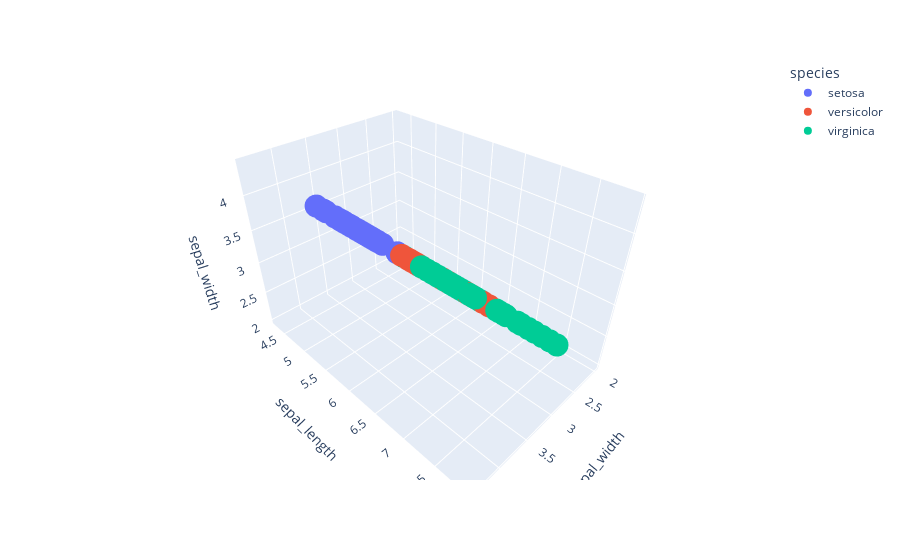

Write notebook code for a chart like this one.
### Code cell
import plotly.express as px
df = px.data.iris()
fig = px.scatter_3d(df, x = 'sepal_width', y = 'sepal_length', z = 'sepal_width', color = 'species')
fig.show()

### Figure 1 — Plotly figure (JSON) as saved in the notebook; plotly's stock layout.template omitted (floating-point values rounded to 4 significant figures)
{"data": [{"hovertemplate": "species=setosa<br>sepal_width=%{z}<br>sepal_length=%{y}<extra></extra>", "legendgroup": "setosa", "marker": {"color": "#636efa", "symbol": "circle"}, "mode": "markers", "name": "setosa", "scene": "scene", "showlegend": true, "type": "scatter3d", "x": [3.5, 3, 3.2, 3.1, 3.6, 3.9, 3.4, 3.4, 2.9, 3.1, 3.7, 3.4, 3, 3, 4, 4.4, 3.9, 3.5, 3.8, 3.8, 3.4, 3.7, 3.6, 3.3, 3.4, 3, 3.4, 3.5, 3.4, 3.2, 3.1, 3.4, 4.1, 4.2, 3.1, 3.2, 3.5, 3.1, 3, 3.4, 3.5, 2.3, 3.2, 3.5, 3.8, 3, 3.8, 3.2, 3.7, 3.3], "y": [5.1, 4.9, 4.7, 4.6, 5, 5.4, 4.6, 5, 4.4, 4.9, 5.4, 4.8, 4.8, 4.3, 5.8, 5.7, 5.4, 5.1, 5.7, 5.1, 5.4, 5.1, 4.6, 5.1, 4.8, 5, 5, 5.2, 5.2, 4.7, 4.8, 5.4, 5.2, 5.5, 4.9, 5, 5.5, 4.9, 4.4, 5.1, 5, 4.5, 4.4, 5, 5.1, 4.8, 5.1, 4.6, 5.3, 5], "z": [3.5, 3, 3.2, 3.1, 3.6, 3.9, 3.4, 3.4, 2.9, 3.1, 3.7, 3.4, 3, 3, 4, 4.4, 3.9, 3.5, 3.8, 3.8, 3.4, 3.7, 3.6, 3.3, 3.4, 3, 3.4, 3.5, 3.4, 3.2, 3.1, 3.4, 4.1, 4.2, 3.1, 3.2, 3.5, 3.1, 3, 3.4, 3.5, 2.3, 3.2, 3.5, 3.8, 3, 3.8, 3.2, 3.7, 3.3]}, {"hovertemplate": "species=versicolor<br>sepal_width=%{z}<br>sepal_length=%{y}<extra></extra>", "legendgroup": "versicolor", "marker": {"color": "#EF553B", "symbol": "circle"}, "mode": "markers", "name": "versicolor", "scene": "scene", "showlegend": true, "type": "scatter3d", "x": [3.2, 3.2, 3.1, 2.3, 2.8, 2.8, 3.3, 2.4, 2.9, 2.7, 2, 3, 2.2, 2.9, 2.9, 3.1, 3, 2.7, 2.2, 2.5, 3.2, 2.8, 2.5, 2.8, 2.9, 3, 2.8, 3, 2.9, 2.6, 2.4, 2.4, 2.7, 2.7, 3, 3.4, 3.1, 2.3, 3, 2.5, 2.6, 3, 2.6, 2.3, 2.7, 3, 2.9, 2.9, 2.5, 2.8], "y": [7, 6.4, 6.9, 5.5, 6.5, 5.7, 6.3, 4.9, 6.6, 5.2, 5, 5.9, 6, 6.1, 5.6, 6.7, 5.6, 5.8, 6.2, 5.6, 5.9, 6.1, 6.3, 6.1, 6.4, 6.6, 6.8, 6.7, 6, 5.7, 5.5, 5.5, 5.8, 6, 5.4, 6, 6.7, 6.3, 5.6, 5.5, 5.5, 6.1, 5.8, 5, 5.6, 5.7, 5.7, 6.2, 5.1, 5.7], "z": [3.2, 3.2, 3.1, 2.3, 2.8, 2.8, 3.3, 2.4, 2.9, 2.7, 2, 3, 2.2, 2.9, 2.9, 3.1, 3, 2.7, 2.2, 2.5, 3.2, 2.8, 2.5, 2.8, 2.9, 3, 2.8, 3, 2.9, 2.6, 2.4, 2.4, 2.7, 2.7, 3, 3.4, 3.1, 2.3, 3, 2.5, 2.6, 3, 2.6, 2.3, 2.7, 3, 2.9, 2.9, 2.5, 2.8]}, {"hovertemplate": "species=virginica<br>sepal_width=%{z}<br>sepal_length=%{y}<extra></extra>", "legendgroup": "virginica", "marker": {"color": "#00cc96", "symbol": "circle"}, "mode": "markers", "name": "virginica", "scene": "scene", "showlegend": true, "type": "scatter3d", "x": [3.3, 2.7, 3, 2.9, 3, 3, 2.5, 2.9, 2.5, 3.6, 3.2, 2.7, 3, 2.5, 2.8, 3.2, 3, 3.8, 2.6, 2.2, 3.2, 2.8, 2.8, 2.7, 3.3, 3.2, 2.8, 3, 2.8, 3, 2.8, 3.8, 2.8, 2.8, 2.6, 3, 3.4, 3.1, 3, 3.1, 3.1, 3.1, 2.7, 3.2, 3.3, 3, 2.5, 3, 3.4, 3], "y": [6.3, 5.8, 7.1, 6.3, 6.5, 7.6, 4.9, 7.3, 6.7, 7.2, 6.5, 6.4, 6.8, 5.7, 5.8, 6.4, 6.5, 7.7, 7.7, 6, 6.9, 5.6, 7.7, 6.3, 6.7, 7.2, 6.2, 6.1, 6.4, 7.2, 7.4, 7.9, 6.4, 6.3, 6.1, 7.7, 6.3, 6.4, 6, 6.9, 6.7, 6.9, 5.8, 6.8, 6.7, 6.7, 6.3, 6.5, 6.2, 5.9], "z": [3.3, 2.7, 3, 2.9, 3, 3, 2.5, 2.9, 2.5, 3.6, 3.2, 2.7, 3, 2.5, 2.8, 3.2, 3, 3.8, 2.6, 2.2, 3.2, 2.8, 2.8, 2.7, 3.3, 3.2, 2.8, 3, 2.8, 3, 2.8, 3.8, 2.8, 2.8, 2.6, 3, 3.4, 3.1, 3, 3.1, 3.1, 3.1, 2.7, 3.2, 3.3, 3, 2.5, 3, 3.4, 3]}], "layout": {"legend": {"title": {"text": "species"}, "tracegroupgap": 0}, "margin": {"t": 60}, "scene": {"domain": {"x": [0, 1], "y": [0, 1]}, "xaxis": {"title": {"text": "sepal_width"}}, "yaxis": {"title": {"text": "sepal_length"}}, "zaxis": {"title": {"text": "sepal_width"}}}}}
